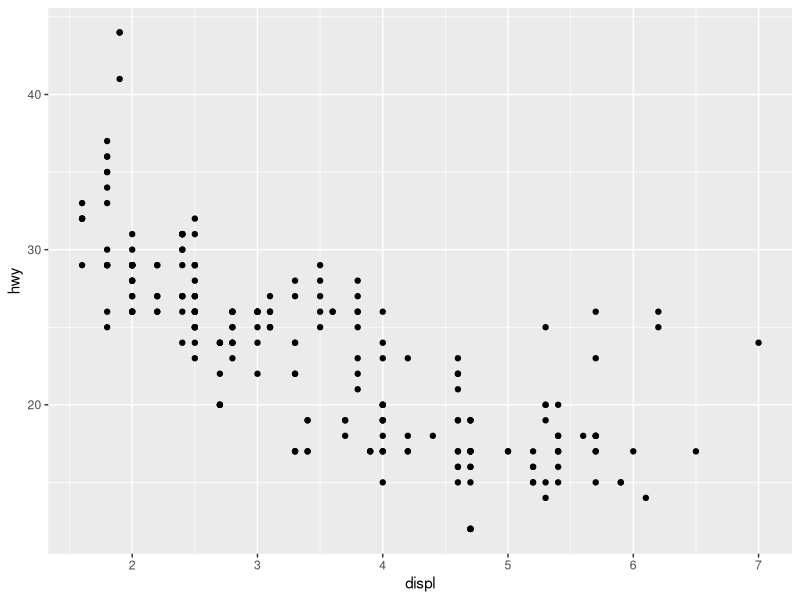
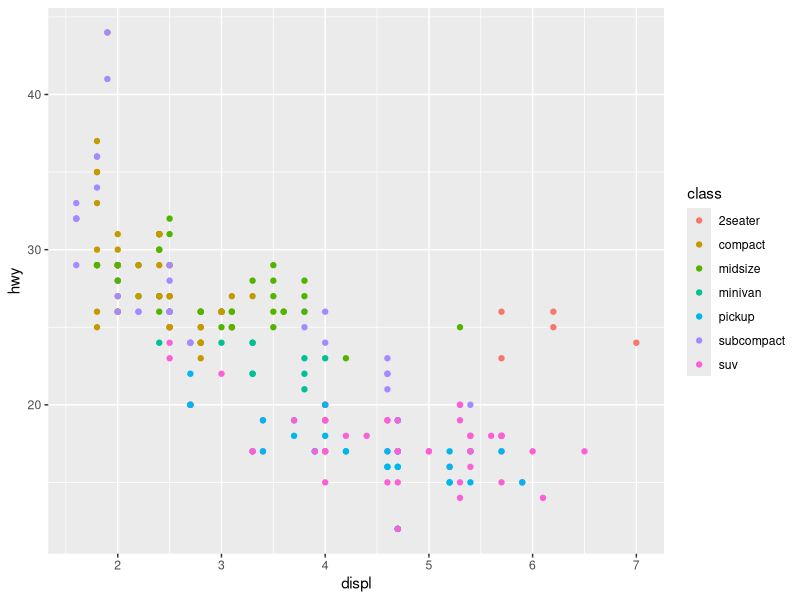
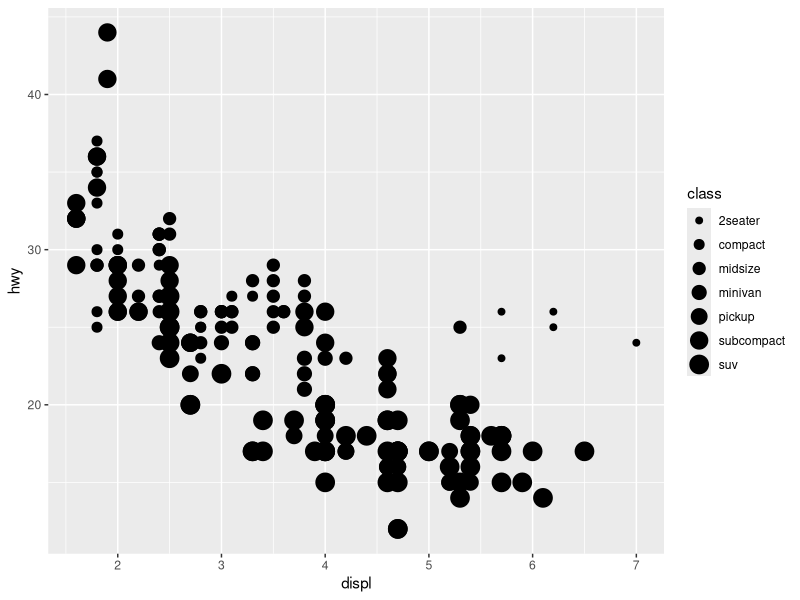
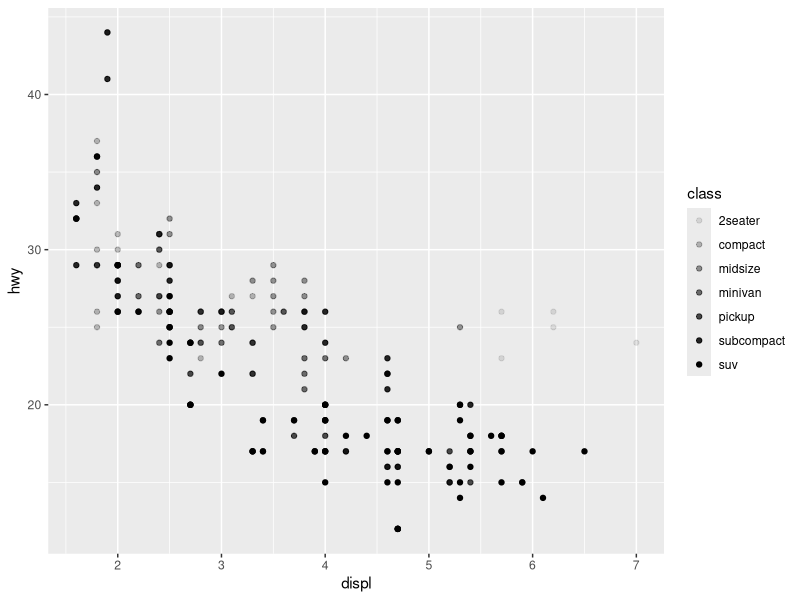
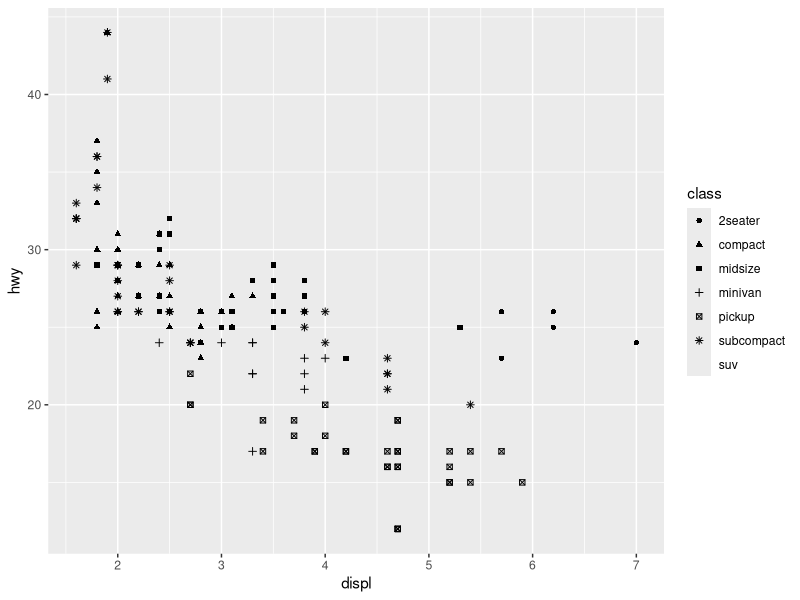
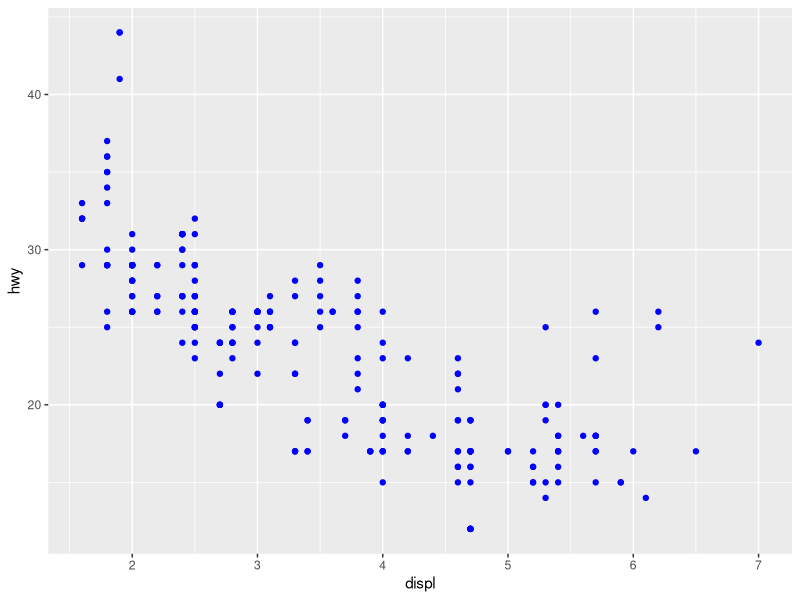
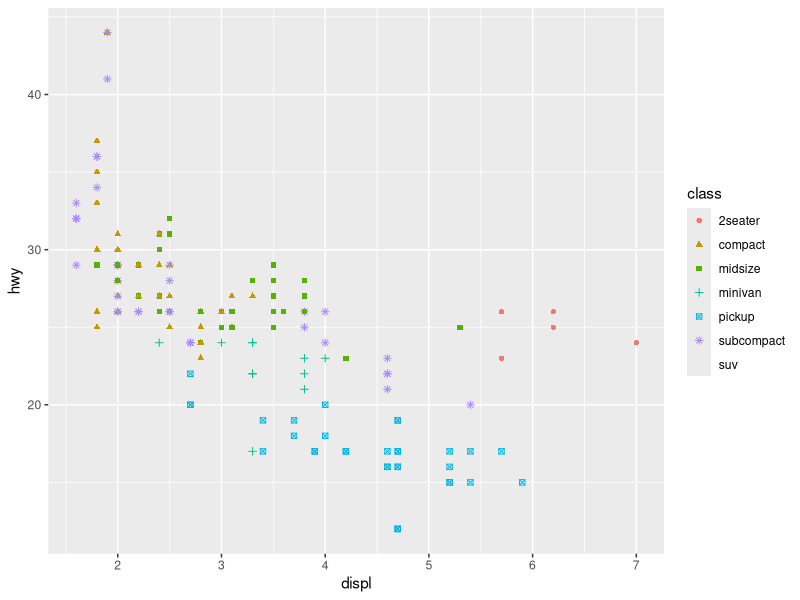
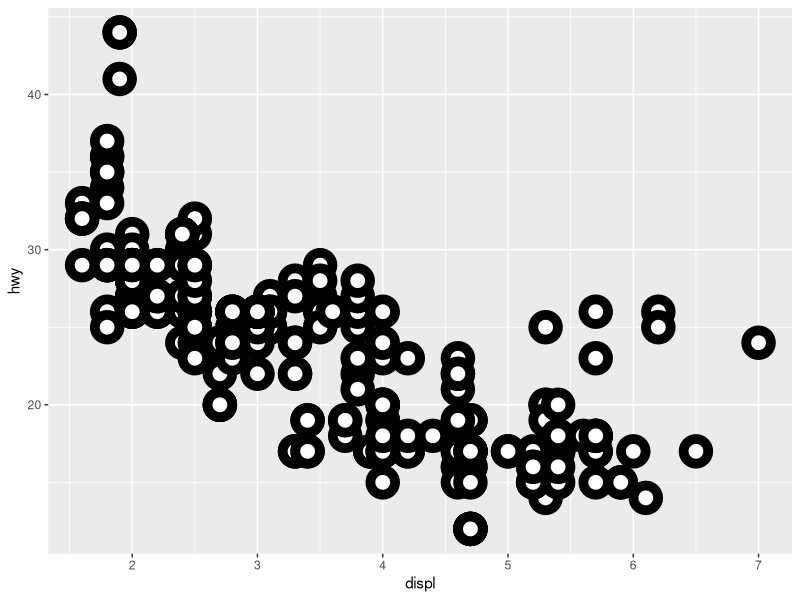

Recreate these plots in R, in order.
## ---- chunk 1
knitr::opts_chunk$set(echo = TRUE)
## ---- chunk 2
library(tidyverse)
## ---- chunk 3
mpg
## ---- chunk 4
names(mpg)
## ---- chunk 5
?mpg
## ---- chunk 6
ggplot(data = mpg) +
  geom_point(mapping = aes(x=displ, y = hwy))
  
  # this is an example of a useless plot 
  # geom_point(mapping = aes(x=class, y = drv))
## ---- chunk 7
# see a summary
summary(mpg)
## ---- chunk 8
# count the rows (observations)
num_rows <- nrow(mpg)
print(paste("Number of rows in data set: ", num_rows, sep = ""))
## ---- chunk 9
ggplot(data = mpg) +
  geom_point(mapping = aes(x = displ, y = hwy, color = class))
## ---- chunk 10
ggplot(data = mpg) +
  geom_point(mapping = aes(x = displ, y = hwy, size = class))
## ---- chunk 11
ggplot(data = mpg) +
  geom_point(mapping = aes(x = displ, y = hwy, alpha = class))
## ---- chunk 12
ggplot(data = mpg) +
  geom_point(mapping = aes(x = displ, y = hwy, shape = class))
## ---- chunk 13
ggplot(data = mpg) +
  geom_point(mapping = aes(x = displ, y = hwy), color = "blue")
## ---- chunk 14
mpg
## ---- chunk 15
# ggplot(data = mpg) +
  # geom_point(mapping = aes(x = displ, y = hwy, shape = year))
## ---- chunk 16
ggplot(data = mpg) +
  geom_point(mapping = aes(x = displ, y = hwy, color = class, shape = class))
## ---- chunk 17
?geom_point
## ---- chunk 18
ggplot(data = mpg) +
  geom_point(mapping = aes(x = displ, y = hwy), shape = 21, colour = "black", fill = "white", size = 5, stroke = 5)
## ---- chunk 19
ggplot(data = mpg) +
  geom_point(mapping = aes(x = displ, y = hwy, color = displ))
## ---- chunk 20
ggplot(data = mpg) +
  geom_point(mapping = aes(x = displ, y = hwy, color = displ < 5))
## ---- chunk 21
ggplot(data = mpg) +
  geom_point(mapping = aes(x = displ, y = hwy)) +
  facet_wrap(~class, nrow = 2)
## ---- chunk 22
?mpg
## ---- chunk 23
ggplot(data = mpg) +
  geom_point(mapping = aes(x = displ, y = hwy)) +
  facet_grid(drv~cyl)
## ---- chunk 24
ggplot(data = mpg) +
  geom_point(mapping = aes(x = displ, y = hwy)) +
  facet_grid(.~cyl)
## ---- chunk 25
ggplot(data = mpg) +
  geom_point(mapping = aes(x = displ, y = hwy)) +
  facet_grid(cyl~.)
## ---- chunk 26
ggplot(data = mpg) +
  geom_point(mapping = aes(x = displ, y = hwy)) +
  facet_grid(cty~.)
## ---- chunk 27
ggplot(data = mpg) +
  geom_point(mapping=aes(x=displ,y=hwy))
## ---- chunk 28
ggplot(data=mpg) +
  geom_point(mapping=aes(x=displ,y=hwy)) +
  geom_smooth(mapping=aes(x=displ,y=hwy))
## ---- chunk 29
ggplot(data=mpg) +
  geom_smooth(mapping=aes(x=displ,y=hwy,linetype=drv))
## ---- chunk 30
ggplot(data=mpg) +
  geom_point(mapping=aes(x=displ,y=hwy,color=drv)) +
  geom_smooth(mapping=aes(x=displ,y=hwy,linetype=drv,color=drv))
## ---- chunk 31
ggplot(data=mpg,mapping=aes(x=displ,y=hwy,linetype=drv,color=drv)) +
  geom_point() +
  geom_smooth()
## ---- chunk 32
ggplot(data=mpg,mapping=aes(x=displ,y=hwy,color=class)) +
  geom_point()
## ---- chunk 33
ggplot(data=mpg,mapping=aes(x=displ,y=hwy,color=class)) +
  # geom_point(mapping=aes(color=class)) +
  geom_point() +
  geom_smooth()
## ---- chunk 34
ggplot(data=mpg,mapping=aes(x=displ,y=hwy)) +
  geom_point(mapping=aes(color=class)) +
  geom_smooth()
## ---- chunk 35
?ggplot
## ---- chunk 36
ggplot(data = mpg, mapping = aes(x = displ, y = hwy, color = drv)) +
  geom_point() +
  geom_smooth(se = FALSE)
## ---- chunk 37
ggplot(data = mpg, mapping = aes(x = displ, y = hwy, color = drv)) +
  geom_point() +
  geom_smooth()
## ---- chunk 38
ggplot(data = mpg) +
  geom_smooth(mapping = aes(x = displ, y = hwy, color = drv), show.legend = FALSE)
## ---- chunk 39
ggplot(data = diamonds) +
  geom_bar(mapping = aes(x = cut))
## ---- chunk 40
demo <- tribble(
  ~cut,         ~freq,
  "Fair",       1610,
  "Good",       4906,
  "Very Good",  12082,
  "Premium",    13791,
  "Ideal",      21551
)

ggplot(data = demo) +
  geom_bar(mapping = aes(x = cut, y = freq), stat = "identity")
## ---- chunk 41
demo <- tribble(
  ~cut,         ~freq,
  "Fair",       1610,
  "Good",       4906,
  "Very Good",  12082,
  "Premium",    13791,
  "Ideal",      21551
)

ggplot(data = demo) +
  geom_col(mapping = aes(x = cut, y = freq))
## ---- chunk 42
?geom_bar # look through documentation to see computed values
## ---- chunk 43
ggplot(data = diamonds) + 
  geom_bar(mapping = aes(x = cut, y = ..prop.., group = 1))
## ---- chunk 44
ggplot(data = diamonds) +
  stat_summary(
    mapping = aes(x = cut, y = depth),
    geom = "pointrange", # default geom
    fun.ymin = min,
    fun.ymax = max,
    fun.y = median
  )
## ---- chunk 45
?stat_bin
## ---- chunk 46
ggplot(data = diamonds, mapping = aes(x = cut, y = depth)) +
  geom_line() +
  stat_summary(fun.y = "median", geom = "point", size = 4.5)
## ---- chunk 47
ggplot(data = diamonds) +
  geom_bar(mapping = aes(x = cut, color = cut))
## ---- chunk 48
ggplot(data = diamonds) +
  geom_bar(mapping = aes(x = cut, fill = cut))
## ---- chunk 49
ggplot(data = diamonds) +
  geom_bar(mapping = aes(x = cut, fill = clarity))
## ---- chunk 50
ggplot(data = diamonds, mapping = aes(x = cut, fill = clarity)) +
  geom_bar(position = "identity")
## ---- chunk 51
ggplot(data = diamonds, mapping = aes(x = cut, fill = clarity)) +
  geom_bar(alpha = 1/5, position = "identity")
## ---- chunk 52
ggplot(data = diamonds, mapping = aes(x = cut, fill = clarity)) + 
  geom_bar(alpha = 1/5, position = "identity")
ggplot(data = diamonds, mapping = aes(x = cut, colour = clarity)) + 
  geom_bar(fill = NA, position = "identity")
## ---- chunk 53
ggplot(data = diamonds) + 
  geom_bar(mapping = aes(x = cut, fill = clarity))
## ---- chunk 54
ggplot(data = diamonds) + 
  geom_bar(mapping = aes(x = cut, fill = clarity), position = "fill")
## ---- chunk 55
ggplot(data = diamonds) +
  geom_bar(mapping = aes(x = cut, fill = clarity), position = "dodge")
## ---- chunk 56
ggplot(data = mpg) +
  geom_point(mapping=aes(x=displ,y=hwy))
## ---- chunk 57
ggplot(data = mpg) +
  geom_point(mapping=aes(x=displ,y=hwy), position = "jitter")
## ---- chunk 58
ggplot(data = mpg, mapping = aes(x = class, y = hwy)) + 
  geom_boxplot() +
  coord_flip()
## ---- chunk 59
nz <- map_data("nz")

ggplot(nz, aes(long, lat, group = group)) +
  geom_polygon(fill = "white", colour = "black")

## ---- chunk 60
ggplot(nz, aes(long, lat, group = group)) +
  geom_polygon(fill = "white", colour = "black") +
  coord_quickmap()
## ---- chunk 61
bar <- ggplot(data = diamonds) + 
  geom_bar(
    mapping = aes(x = cut, fill = cut), 
    show.legend = FALSE,
    width = 1
  ) + 
  theme(aspect.ratio = 1) +
  labs(x = NULL, y = NULL)

bar + coord_flip()
## ---- chunk 62
bar <- ggplot(data = diamonds) + 
  geom_bar(
    mapping = aes(x = cut, fill = cut), 
    show.legend = FALSE,
    width = 1
  ) + 
  theme(aspect.ratio = 1) +
  labs(x = NULL, y = NULL)

bar + coord_polar()
